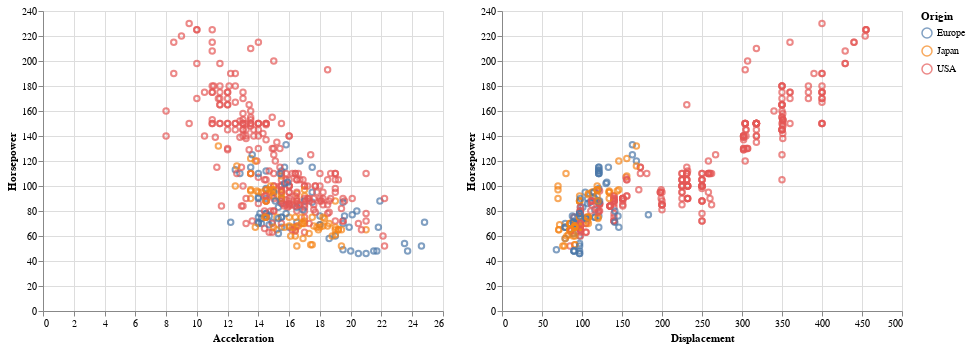

The code cell stored with this chart in its notebook:
### Markdown cell above
## Multi-Panel Scatter

### Code cell
chart = alt.Chart(cars).mark_point().encode(
    y='Horsepower:Q',
    color='Origin:N'
).interactive()

chart.encode(x='Acceleration:Q') | chart.encode(x='Displacement:Q')

### Figure 1 — Vega-Lite specification as saved in the notebook (floating-point values rounded to 4 significant figures; data arrays with more than 128 entries replaced by an {"elided": "..."} marker saying what was removed)
{"$schema": "https://vega.github.io/schema/vega-lite/v2.json", "config": {"view": {"height": 300, "width": 400}}, "hconcat": [{"data": {"values": {"elided": "406 records"}}, "encoding": {"color": {"field": "Origin", "type": "nominal"}, "x": {"field": "Acceleration", "type": "quantitative"}, "y": {"field": "Horsepower", "type": "quantitative"}}, "mark": "point", "selection": {"selector002": {"bind": "scales", "encodings": ["x", "y"], "mark": {"fill": "#333", "fillOpacity": 0.125, "stroke": "white"}, "on": "[mousedown, window:mouseup] > window:mousemove!", "resolve": "global", "translate": "[mousedown, window:mouseup] > window:mousemove!", "type": "interval", "zoom": "wheel!"}}}, {"data": {"values": {"elided": "406 records"}}, "encoding": {"color": {"field": "Origin", "type": "nominal"}, "x": {"field": "Displacement", "type": "quantitative"}, "y": {"field": "Horsepower", "type": "quantitative"}}, "mark": "point", "selection": {"selector002": {"bind": "scales", "encodings": ["x", "y"], "mark": {"fill": "#333", "fillOpacity": 0.125, "stroke": "white"}, "on": "[mousedown, window:mouseup] > window:mousemove!", "resolve": "global", "translate": "[mousedown, window:mouseup] > window:mousemove!", "type": "interval", "zoom": "wheel!"}}}]}
